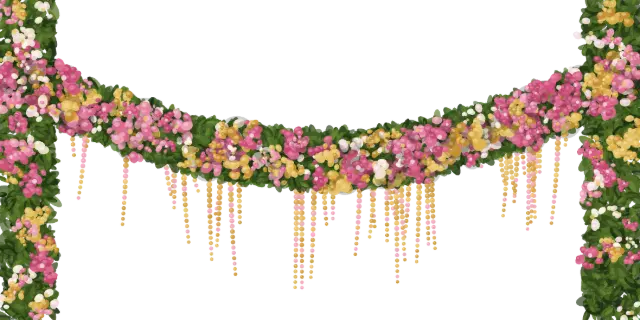
#> input picture project/art/arch.webp, 640 x 320 px
$ python close-verge.py ../project/art/arch.webp out.png --x0 5 --dx 1.0 --rows 5 5
#> lines starting #> are read from the running program, lines starting #| are printed output that depends on the picture
#!/usr/bin/env python3
"""
Pull a structure in toward the road, closing the vegetation strip between them.

Everything from --x0 rightward slides left by --dx, which deletes the band of trees
between the road shoulder and the structure and leaves the structure meeting the
verge. The shift eases in and out over --ramp rows so the foliage above and below
does not step sideways; over organic cover that shear is invisible.

Usage:
  python3 tools/close-verge.py in.png out.png --x0 497 --dx 66 --rows 1000 1600
"""
import argparse
import numpy as np
from PIL import Image


def smoothstep(t):
    t = np.clip(t, 0.0, 1.0)
    return t * t * (3 - 2 * t)


def main():
    ap = argparse.ArgumentParser()
    ap.add_argument("src")
    ap.add_argument("dst")
    ap.add_argument("--x0", type=int, required=True, help="left edge of what gets pulled in")
    ap.add_argument("--dx", type=float, required=True, help="how far to pull it, px")
    ap.add_argument("--rows", type=int, nargs=2, required=True, help="row band to act on")
    ap.add_argument("--ramp", type=int, default=90, help="rows of ease at each end")
    args = ap.parse_args()

    im = Image.open(args.src).convert("RGB")
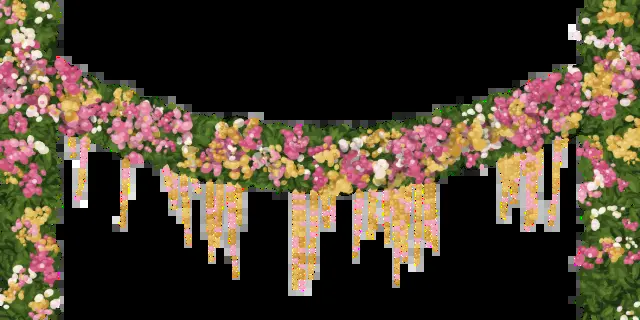
#> im: PIL image 640x320 RGB; mean R, G, B 75.3, 63, 47.4
    a = np.asarray(im, dtype=np.float32)
    h, w = a.shape[:2]
#> h = 320; w = 640
    y0, y1 = args.rows

    # per-row shift: 0 outside the band, dx inside, eased across `ramp` rows
    ys = np.arange(h, dtype=np.float32)
#> ys = 320 values from 0 to 319
    up = smoothstep((ys - (y0 - args.ramp)) / args.ramp)
#> up = 320 values from 0.991 to 1
    dn = smoothstep(((y1 + args.ramp) - ys) / args.ramp)
    shift = args.dx * np.clip(np.minimum(up, dn), 0, 1)

    out = a.copy()
    xs = np.arange(w, dtype=np.float32)
#> xs = 640 values from 0 to 639
    for y in range(h):
        s = float(shift[y])
        if s < 0.05:
            continue
        start = int(np.floor(args.x0 - s))
        # sample from further right, so the band between start and x0 is discarded
        src_x = np.clip(xs[start:] + s, 0, w - 1)
        for c in range(3):
            out[y, start:, c] = np.interp(src_x, xs, a[y, :, c])
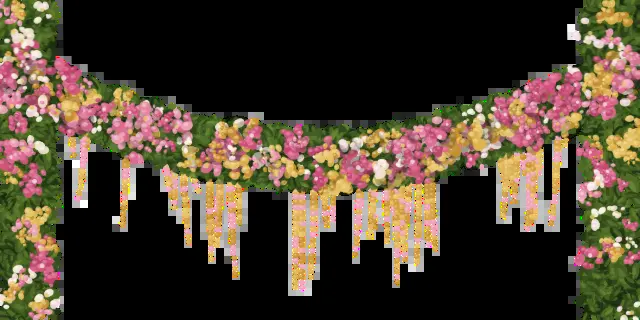
#> out: shape (320, 640, 3) float32; mean R, G, B 75.3, 63, 47.4

    Image.fromarray(np.clip(out, 0, 255).astype(np.uint8)).save(args.dst)
    band = int((shift > 0.05).sum())
#> band = 83
    print(f"{args.dst}: pulled x>={args.x0} in by {args.dx:.0f}px across {band} rows "
          f"(full shift on {int((shift > args.dx * 0.99).sum())})")
#| out.png: pulled x>=5 in by 1px across 83 rows (full shift on 11)


if __name__ == "__main__":
    main()
